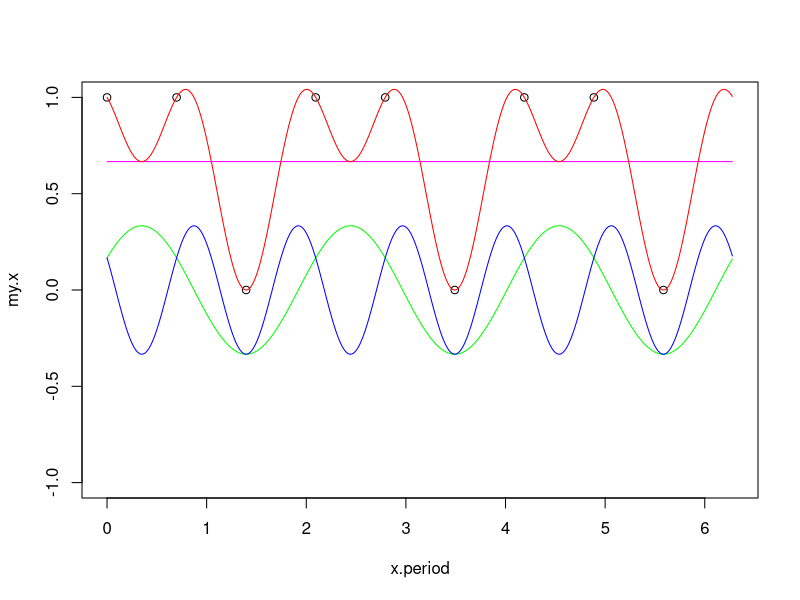

Source code (R):
I <- complex(imaginary = 1)
x <- c(1,1,0,1,1,0,1,1,0)

N <- length(x)
x.abs.max <- max(abs(max(x)), abs(min(x)))

my.fft <- function(k,x,N) x %*% exp(-I*2*pi*k*(0:(N-1))/N)
my.ifft <- function(n,X,N) (X %*% exp(I*2*pi*(0:(N-1))*n/N))/N

my.X <- sapply(0:(N-1), function(k) my.fft(k,x,N))
my.X
sapply(0:(N-1), function(n) my.ifft(n,my.X,N))

X <- fft(x)
X
fft(X, inverse=TRUE)/N

Mod(X)
Arg(X)

x.fun <- function(t) (Mod(X) %*% cos(t*(0:(N-1)) + Arg(X)))/N
x.period <- (0:(N-1))/N*2*pi
my.x <- sapply(x.period,x.fun)

plot(x.period, my.x, xlim=c(0,2*pi), ylim=c(-x.abs.max,x.abs.max))

x.fun.comp <- function(i,t) sapply(t, function(t) Mod(X)[i+1] * cos(t*i + Arg(X)[i+1]))/N

x.period.plot <- 0:999/1000*2*pi

comp <- list()
comp[[1]] <- x.fun.comp(0,x.period.plot)
comp[[2]] <- x.fun.comp(3,x.period.plot)
comp[[3]] <- x.fun.comp(6,x.period.plot)

lines(x.period.plot, comp[[1]],col="magenta")
lines(x.period.plot, comp[[2]],col="green")
lines(x.period.plot, comp[[3]],col="blue")

lines(x.period.plot, comp[[1]]+comp[[2]]+comp[[3]],col="red")
